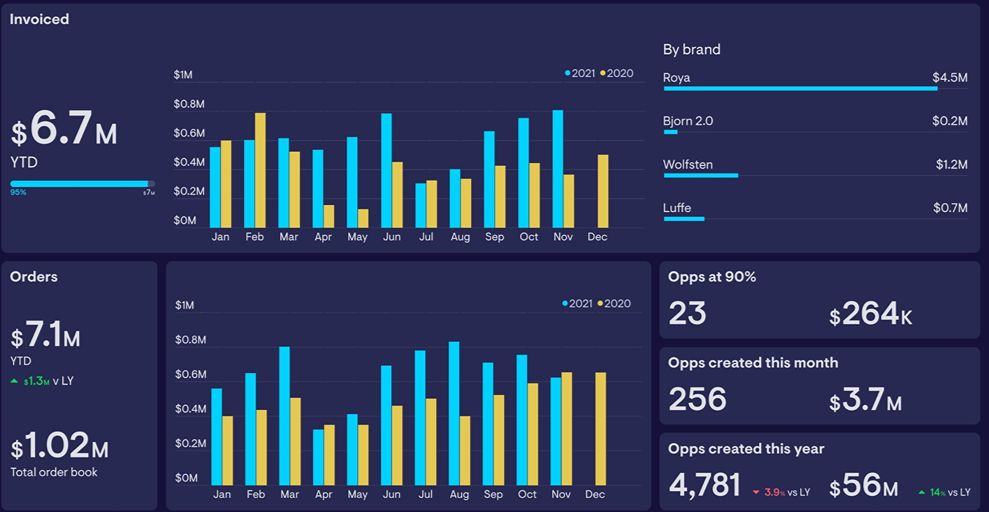
#> input picture Scaling _dataset/Compliant/Scaling_compliant_001.jpg, 989 x 512 px; its folder holds 3 pictures in this run
$ jupyter execute --allow-errors data_provisioning.ipynb
#> lines starting #> are read from the running program, lines starting #| are printed output that depends on the picture
# Image classification of IBSC compliant vs Non-compliant using SVM

By exploring the data it became apparant that the model was predicting everything as 'non-compliant' which I found out was due to using the wrong parameters in my train/test split, so I made the correct changes.

Then by testing out different parameters within SVM like c and kernel I found that the best fit was c=3 and the rbf kernel for this data and context.

Every time the model predicted compliant it was right however, only 43% of the actual “Compliant” samples were correctly identified. On the other side, all actual “Not Compliant” samples were correctly identified. This shows that the model is more inclined to predict "not compliant" with an accuracy of 69%.

[cell 1]
import copy, pathlib, math
import PIL.Image as Image

import sklearn
import numpy
import matplotlib
import matplotlib.pyplot as plt

print("scikit-learn version:", sklearn.__version__)     # 1.1.3
print("numpy version:", numpy.__version__)              # 1.23.4
print("matplotlib version:", matplotlib.__version__)    # 3.6.2

[cell 2]
size = 300

def load_image(file, size):
#> called with size = 300
    img = Image.open(file)
#> img is the input picture: PIL image 989x512 RGB; mean R, G, B 47.9, 58.4, 93.1
    img = img.resize((size, size))
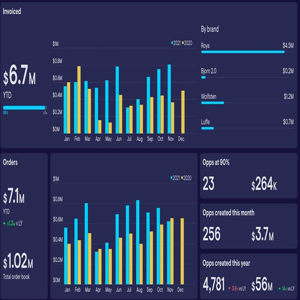
#> img: PIL image 300x300 RGB; mean R, G, B 48, 58.4, 93.1
    return numpy.array(img).flatten()

def load_labelled_images(path, size):
    labels = list()
    files = list()
    for file_info in [x for x in pathlib.Path(path).glob("**/*.jpg")]:
        labels.append(file_info.parts[1])
        files.append(str(file_info))
    imgs = numpy.array([load_image(f, size) for f in files])
#> call 2 of load_image, with size = 300
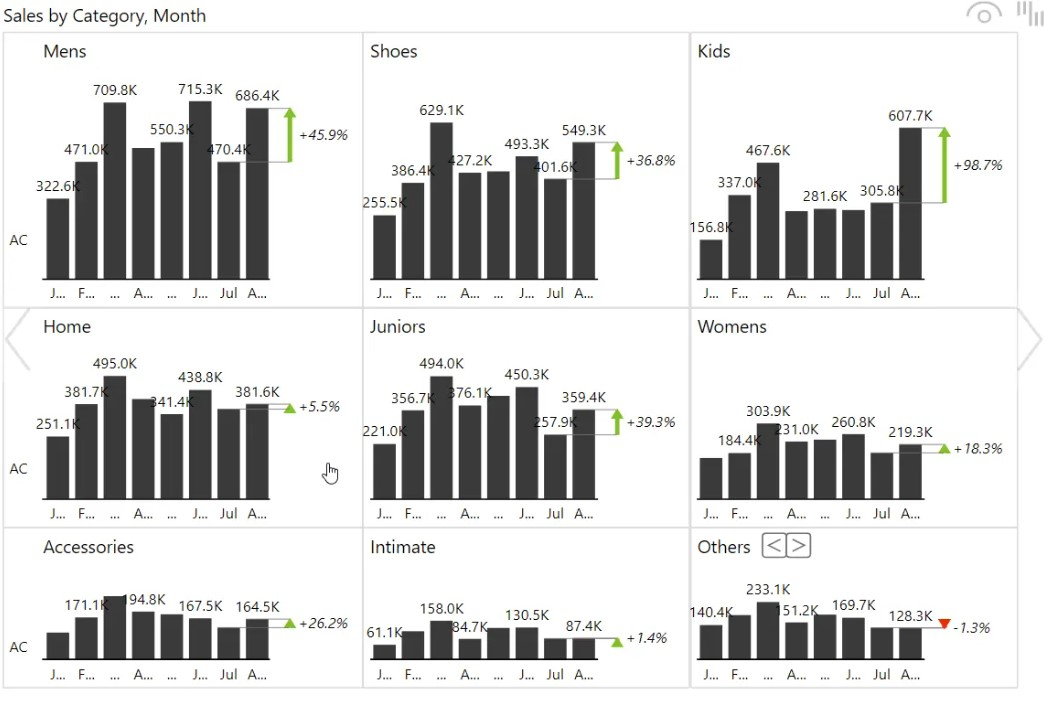
#> input picture Scaling _dataset/Compliant/Scaling_compliant_002.jpg, 1044 x 705 px
#> in load_image, img is the input picture: PIL image 1044x705 RGB; mean R, G, B 216.7, 216.8, 216.3
#> in load_image (call 2), `img = img.resize((size, size))`:
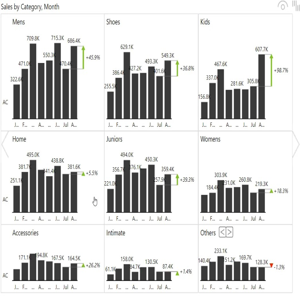
#> img: PIL image 300x300 RGB; mean R, G, B 216.4, 216.6, 216.1
#> call 3 of load_image, with size = 300
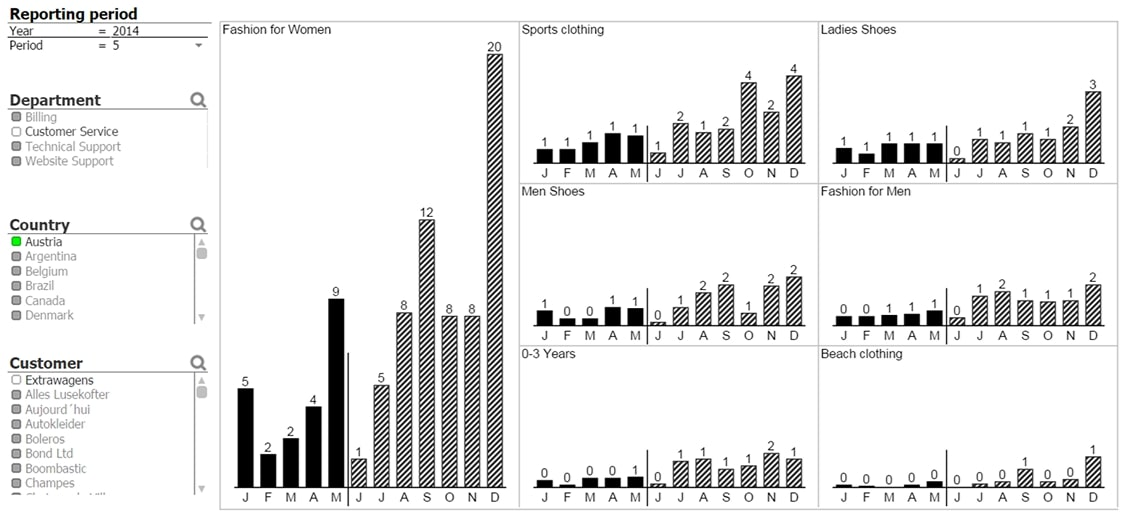
#> input picture Scaling _dataset/Compliant/Scaling_compliant_003.jpg, 1136 x 512 px
#> in load_image, img is the input picture: PIL image 1136x512 RGB; mean R, G, B 233.7, 233.7, 233.7
#> in load_image (call 3), `img = img.resize((size, size))`:
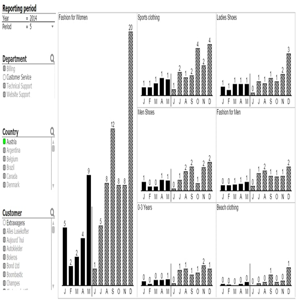
#> img: PIL image 300x300 RGB; mean R, G, B 233.4, 233.5, 233.4
#> call 4 of load_image, with size = 300
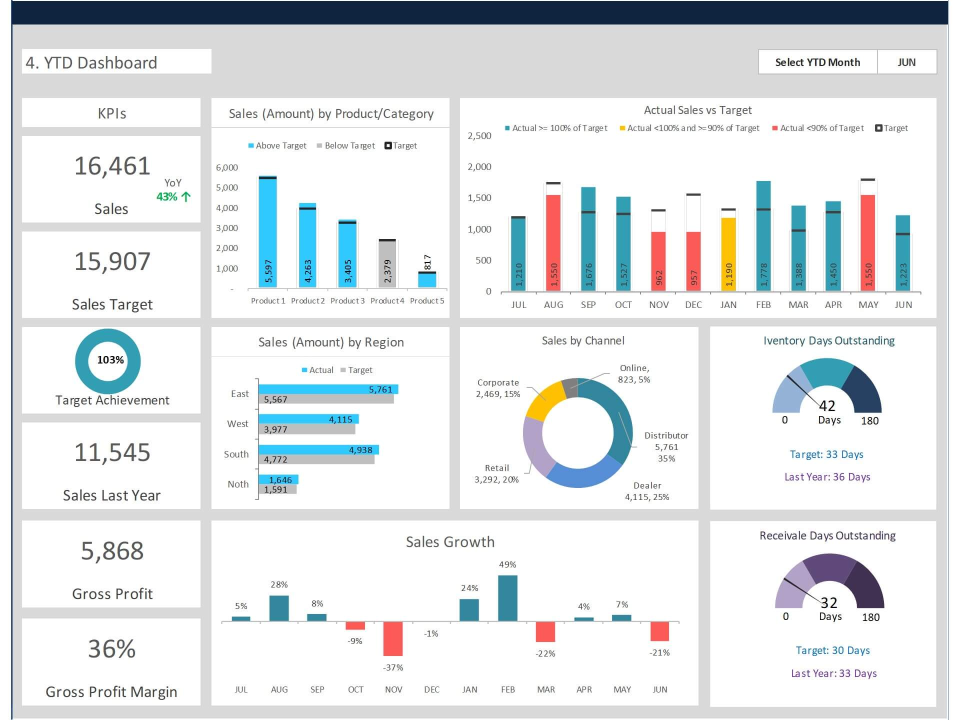
#> input picture Scaling _dataset/Not Compliant/Scaling_not_compliant_001.jpg, 1920 x 1440 px (shown at 1/2 size)
#> in load_image, img is the input picture: PIL image 1920x1440 RGB; mean R, G, B 226.5, 230.1, 232
#> in load_image (call 4), `img = img.resize((size, size))`:
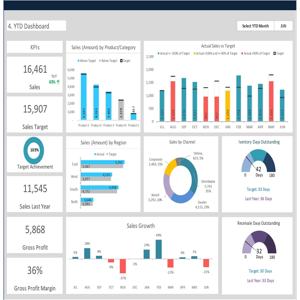
#> img: PIL image 300x300 RGB; mean R, G, B 226.2, 229.9, 231.8
    return imgs, numpy.array(labels)

images, labels = load_labelled_images("./Scaling _dataset", size)
print("Loaded", len(images), "images in the following", len(numpy.unique(labels)), "classes:")
#| Loaded 4 images in the following 2 classes:
for label in numpy.unique(labels):
    print(label)
#> this loop made 2 passes
#> label on passes 1 to 2: 'Compliant', 'Not Compliant'
#| Compliant
#| Not Compliant

## Sampling the data

[cell 3]
sample_size = 16

plotimgs = copy.deepcopy(images)
numpy.random.shuffle(plotimgs)
rows = plotimgs[:sample_size]

_, subplots = plt.subplots(nrows = math.ceil(sample_size/8), ncols = 8, figsize=(18, int(sample_size/3)))
subplots = subplots.flatten()
for i, x in enumerate(rows):
    subplots[i].imshow(numpy.reshape(x, [size, size, 3]))
    subplots[i].set_xticks([])
    subplots[i].set_yticks([])
#> this loop made 4 passes

[cell 4]
import numpy as np

images = np.array(images)
print("Images shape:", images.shape)
#| Images shape: (4, 270000)

## Preprocessing

[cell 5]
from sklearn.model_selection import train_test_split

#> (the rest of this cell did not finish here and is left out)

This shows that there is a balanced dataset.

## Applying SVM to dataset

[cell 6]
from sklearn.svm import SVC
model = SVC(C=3, kernel='rbf')
#> (the rest of this cell did not finish here and is left out)

Using stratified K fold to make sure that the class distribution of the target variable is preserved in each fold during cross-validation.

[cell 7]
from sklearn.model_selection import StratifiedKFold, cross_val_score
import numpy as np

skf = StratifiedKFold(n_splits=5, shuffle=True, random_state=42)
#> (the rest of this cell did not finish here and is left out)

## Evaluation

[cell 8]
from sklearn.metrics import classification_report
#> (the rest of this cell did not finish here and is left out)

With the recall being 1 for non compliant it is apparant that the model always predicts that the model is non compliant, which is why it always catches it but never when its compliant. (Due to this I added random state = 42 instead of 0 and I added stratify=labels so the model would have both compliant and non compliant in the train and test set)

We can visualize this as well:

#> (a cell that did not finish here is left out)

# Exploring model and testing with parameters to get the best fitting model

## Plotting decision boundaries

[cell 10]
import numpy as np
import matplotlib.pyplot as plt
from sklearn.model_selection import train_test_split
from sklearn.decomposition import PCA
from sklearn.svm import SVC
from sklearn.preprocessing import StandardScaler

# Convert and basic checks
images = np.array(images)
labels = np.array(labels)

# 1) Check for NaN/inf and fix if necessary
n_nan = np.isnan(images).sum()
#> n_nan = 0
n_posinf = np.isposinf(images).sum()
#> n_posinf = 0
n_neginf = np.isneginf(images).sum()
#> n_neginf = 0
if n_nan + n_posinf + n_neginf > 0:
    # Replace inf with nan then fill nan with 0 (or mean), using nan_to_num is simplest and safe
    images = np.nan_to_num(images, nan=0.0, posinf=0.0, neginf=0.0)

# 2) Optional: scale features before PCA (recommended)
scaler = StandardScaler()
try:
    images_scaled = scaler.fit_transform(images)
except Exception as e:
    print("Scaling failed:", e)
    images_scaled = images.astype(float)

# 3) Split (stratify ensures label balance)
#> (the rest of this cell did not finish here and is left out)
